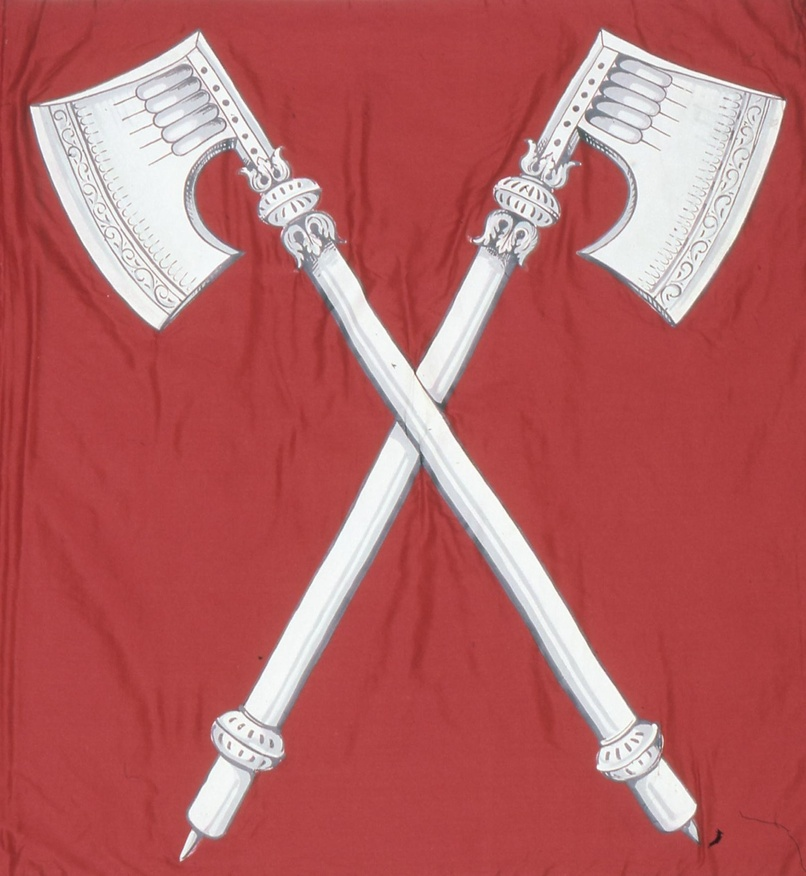
#> input picture src/lib/imagemaking/Portraitbild-Biel.jpg, 806 x 876 px, shrunk from 1618 x 1758 before the run
$ python monochrome_converter.py Portraitbild-Biel.jpg out.png Portraitbild-Heilmann-crop.jpg
#> lines starting #> are read from the running program, lines starting #| are printed output that depends on the picture
import sys
import os
from PIL import Image, ImageOps

def hex_to_rgb(hex_color):
    """Convert hex color to RGB tuple."""
    hex_color = hex_color.lstrip('#')
    return tuple(int(hex_color[i:i+2], 16) for i in (0, 2, 4))

def convert_to_monochrome(input_filename, output_suffix, hex_color):
#> called with input_filename = 'Portraitbild-Biel.jpg', output_suffix = 'out.png', hex_color = 'Portraitbild-Heilmann-crop.jpg'
    base, ext = os.path.splitext(input_filename)
    output_filename = f"{base}{output_suffix}{ext}"

    with Image.open(input_filename) as img:
#> img is the input picture: PIL image 806x876 RGB; mean R, G, B 181.7, 96.8, 97.9
        gray = ImageOps.grayscale(img)
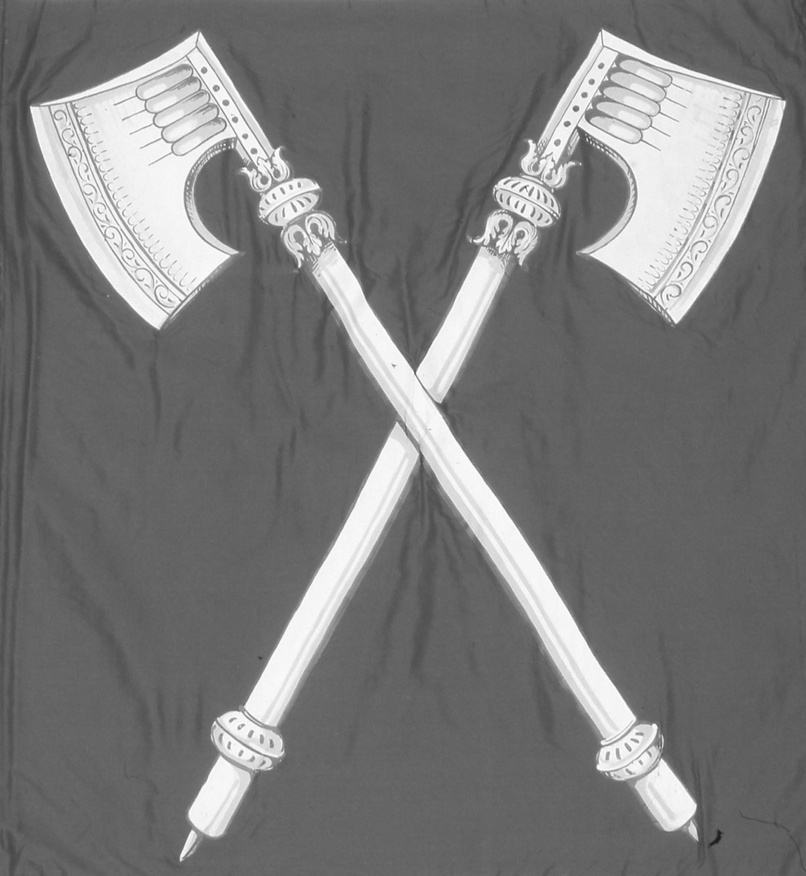
#> gray: PIL image 806x876 L; min 26, max 255, mean 122.2
#> (the run stopped early here; a loop or call above may not have finished)
